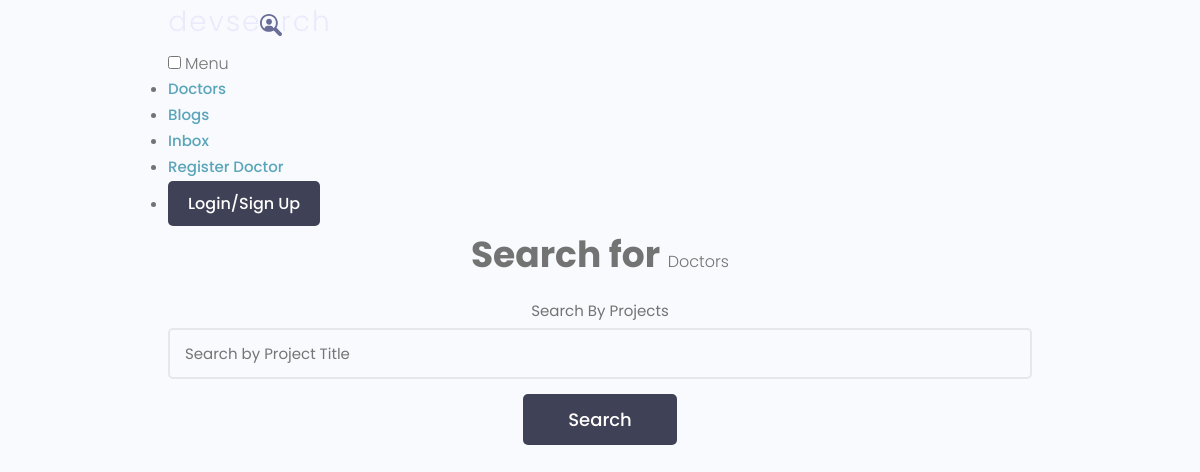
Page /doctors/allDoctors/ on the earlier database version.
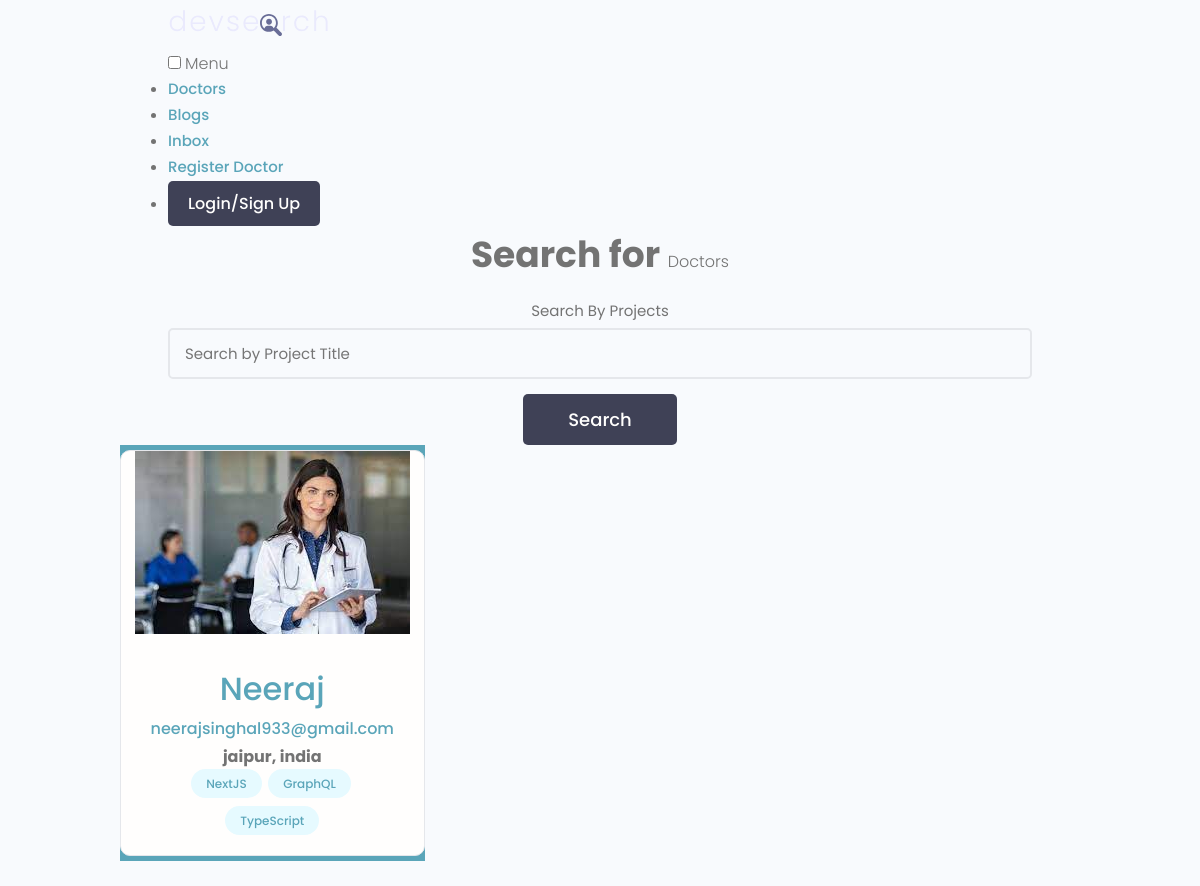
Same page on the later database version.
### doctors/models.py (models this page shows, shortened)
class Profile(models.Model):
    GenderChoices = (
        ("M", "Male"),
        ("F", "Female"),
    )
    user = models.OneToOneField(
        User, on_delete=models.CASCADE, null=True, blank=True)
    name = models.CharField(max_length=200, blank=True, null=True)
    email = models.EmailField(max_length=500, blank=True, null=True)
    gender = models.CharField(
        max_length=1, choices=GenderChoices, blank=False, null=False)
    age = models.IntegerField(null=False)
    available_time = models.OneToOneField(
        'Availability', on_delete=models.CASCADE, null=True, blank=True)
    qualifications = models.ManyToManyField('Qualification', blank=True)
    username = models.CharField(max_length=200, blank=True, null=True)
    location = models.CharField(max_length=500, blank=True, null=True)
    short_intro = models.CharField(max_length=200, blank=True, null=True)
    bio = models.TextField(blank=True, null=True)
    profile_image = models.ImageField(
        null=True, blank=True, upload_to='profiles/', default="profiles/user-default.png")
    speciality = models.CharField(max_length=200, blank=True, null=True)
    contact_number = PhoneField(blank=True, help_text='Contact phone number')
    joining_date = models.DateField(auto_now_add=True)
    Did = models.UUIDField(default=uuid.uuid4, unique=True,
                           primary_key=True, editable=False)

### doctors/views.py (the view)
# urls.py: path('allDoctors/', views.allDoctors, name='allDoctors'),
def allDoctors(request):
    profiles = Profile.objects.all()
    context = {'profiles': profiles}
    return render(request, 'allDoctors.html', context)

### doctors/templates/allDoctors.html (shortened to what this page needs)
{% extends 'main.html' %}
{% load static %}
{% block content %}
<main class="projects">
    <section class="hero-section text-center">
        <div class="container container--narrow">
            <div class="hero-section__box">
                <h2>Search for <span>Doctors</span></h2>
            </div>
            <div class="hero-section__search">
                <form class="form" action="#" method="get">
                    <div class="form__field">
                        <label for="formInput#search">Search By Projects </label>
                        <input class="input input--text" id="formInput#search" type="text" name="text"
                            placeholder="Search by Project Title" />
                    </div>
                    <input class="btn btn--sub btn--lg" type="submit" value="Search" />
                </form>
            </div>
        </div>
    </section>
    <section class="projectsList">
        <div class="container">
            <div class="grid grid--three">
                {% for profile in profiles %}
                <div class="column">
                    <div class="card project">
                        <a href="{% url 'doctorProfile' profile.Did %}" class="project">
                            <img class="project__thumbnail" src="{{ profile.profile_image.url }}"
                                alt="profile thumbnail" />
                            <div class="card__body">
                                <h3 class="project__title">{{profile.name}}</h3>
                                <p><a class="project__author"
                                        href="{% url 'doctorProfile' profile.Did %}">{{profile.email}}</a>
                                </p>
                                <p class="project--rating">
                                    <span style="font-weight: bold;">{{profile.location}}</span>
                                </p>
                                <div class="project__tags">
                                    <span class="tag tag--pill tag--main">
                                        <small>NextJS</small>
                                    </span>
                                    <span class="tag tag--pill tag--main">
                                        <small>GraphQL</small>
                                    </span>
                                    <span class="tag tag--pill tag--main">
                                        <small>TypeScript</small>
                                    </span>
                                </div>
                            </div>
                        </a>
                    </div>
                </div>
                {% endfor %}
            </div>
        </div>
    </section>
</main>
{% endblock content %}

### templates/main.html (shortened to what this page needs)
<!DOCTYPE html>
{% load static %}
<html lang="en">
<head>
    <link rel="stylesheet" href="https://cdn.iconmonstr.com/1.3.0/css/iconmonstr-iconic-font.min.css" />
    <link rel="stylesheet" href="{% static 'uikit/styles/uikit.css' %}" />
    <link rel="stylesheet" href="{% static 'styles/app.css' %}" />
    <link rel="stylesheet" type="text/css" media='screen' href="{% static 'styles/main.css' %}">
</head>
<body>
    {% include 'navbar.html' %}
    {% block content %}
    {% endblock content %}
</body>
</html>

### templates/navbar.html (shortened to what this page needs)
{% load static %}
<header class="header">
    <div class="container container--narrow">
        <a href="" class="header__logo">
            <img src="{% static 'images/logo.svg' %}" alt="Medical Logo" />
        </a>
        <nav class="header__nav">
            <input type="checkbox" id="responsive-menu" />
            <label for="responsive-menu" class="toggle-menu">
                <span>Menu</span>
            </label>
            <ul class="header__menu">
                <li class="header__menuItem"><a href="{% url 'allDoctors' %}">Doctors</a></li>
                <li class="header__menuItem"><a href="">Blogs</a></li>
                <li class="header__menuItem"><a href="">Inbox</a></li>
                <li class="header__menuItem"><a href="{% url 'register' %}">Register
                        Doctor</a></li>
                <li class="header__menuItem"><a href="" class="btn btn--sub">Login/Sign Up</a></li>
            </ul>
        </nav>
    </div>
</header>

### static/uikit/app.css (style rules this page uses)
.layout > .column, .grid > .column { color: var(--color-light); text-align: center; background: var(--color-main); }

### static/uikit/styles/modules/_variables.css (style rules this page uses)
:root { --color-main: #5aa5b9; --color-main-light: #e6faff; --color-sub: #3f4156; --color-sub-light: #51546e; --color-sub-lighter: #ededfd; --color-text: #737373; --color-gray: #8b8b8b; --color-light: #e5e7eb; --color-light-gray: #767676; --color-bg: #f8fafd; --color-white: #fffefd; --color-white-light: #f3f3f3; --color-success: #359e64; --color-success-bg: #def8e8; --color-error: #fc4b0b; --color-error-bg: #fff2ee; --font-base: 'Poppins', arial, helvetica, 'Segoe UI', roboto, ubuntu, sans-serif; --font-monospace: 'Fira Code', 'Courier New', courier, monospace; --font-regular: 300; --font-medium: 500; --font-bold: 700; --generic-shadow: 1px 1px 5px #00000010; --generic-transition: all 0.3s ease-in-out; }

### static/uikit/styles/modules/_base.css (style rules this page uses)
* { margin: 0; padding: 0; box-sizing: border-box; text-rendering: optimizeLegibility; color: inherit; font-size: inherit; }
html { font-size: 50%; }
@media only screen and (min-width: 480px) { html { font-size: 56.25%; } }
@media only screen and (min-width: 1200px) { html { font-size: 62.5%; } }
body { line-height: 1.6; font-weight: 400; font-size: 1.5rem; color: var(--color-text); background-color: var(--color-bg); min-height: 100vh; }

### static/uikit/styles/modules/_typography.css (style rules this page uses)
* { font-family: var(--font-base); }
h2 { font-size: 3.6rem; font-weight: var(--font-bold); }
h3 { font-size: 3.2rem; font-weight: var(--font-medium); }
p, span, strong { font-size: 1.6rem; color: var(--color-text); font-weight: var(--font-regular); }
a { padding-bottom: 2px; text-decoration: none; display: inline-block; color: var(--color-main); font-weight: var(--font-medium); }

### static/uikit/styles/modules/_utilities.css (style rules this page uses)
.container { width: 92%; max-width: 165rem; margin: 0 auto; box-sizing: border-box; }
.container--narrow { width: 92%; max-width: 120rem; }
@media screen and (min-width: 1000px) { .container { width: 90%; } }
@media screen and (min-width: 1000px) { .container--narrow { width: 85%; } }
@media screen and (min-width: 1200px) { .container { width: 80%; } }
@media screen and (min-width: 1200px) { .container--narrow { width: 72%; } }
.text-center { text-align: center; }

### static/uikit/styles/modules/_button.css (style rules this page uses)
.btn { display: inline-block; position: relative; cursor: pointer; background-color: var(--color-light); font-weight: var(--font-medium); color: var(--color-sub); text-decoration: none; padding: 1rem 2rem; border-radius: 0.5rem; border: none; width: -webkit-fit-content; width: -moz-fit-content; width: fit-content; height: -webkit-fit-content; height: -moz-fit-content; height: fit-content; font-size: 1.6rem; outline-width: 0; outline-color: transparent; -webkit-backface-visibility: hidden; backface-visibility: hidden; transition: all 0.3s ease-in-out; }
.btn--sub { background-color: var(--color-sub); color: var(--color-white); }
.btn--lg { font-size: 1.8rem; padding: 1.2rem 4.5rem; }

### static/uikit/styles/modules/_card.css (style rules this page uses)
.card { border-radius: 1rem; background-color: var(--color-white); border: 1.5px solid var(--color-light); width: auto; height: auto; margin-top: 0.5rem; margin-bottom: 0.5rem; overflow: hidden; }
.card__body, .card__header { padding: 2rem 2.5rem; }

### static/uikit/styles/modules/_form.css (style rules this page uses)
.form { display: block; }
.form__field { margin-top: 1.5rem; margin-bottom: 1.5rem; }
.form__label, .form__field > label { display: block; margin-bottom: 0.5rem; color: var(--color-text); }
input.input[type='text'], input.input[type='email'], input.input[type='password'], input.input[type='number'], textarea.input { min-width: 24rem; width: 100%; padding: 1.2rem 1.5rem; border-radius: 0.5rem; border: 2px solid var(--color-light); transition: all 0.3s ease-in-out; background-color: var(--color-bg); }

### static/uikit/styles/modules/_tag.css (style rules this page uses)
.tag { display: inline-flex; align-items: center; background-color: var(--color-sub); height: -webkit-fit-content; height: -moz-fit-content; height: fit-content; width: -webkit-fit-content; width: -moz-fit-content; width: fit-content; border-radius: 0.5rem; padding: 0.5rem 1.5rem; font-size: 1.2rem; cursor: pointer; }
.tag:not(:last-child) { margin-right: 0.25rem; margin-bottom: 0.75rem; }
.tag > small { color: var(--color-white); }
.tag--pill { border-radius: 5rem; }
.tag--main, .tag--main > small { background: var(--color-main-light); color: var(--color-main); font-weight: 500; }

Differences in the rows shown:
added Profile: profile_image (picture), name "Neeraj", email "neerajsinghal933@gmail.com", location "jaipur, india"
